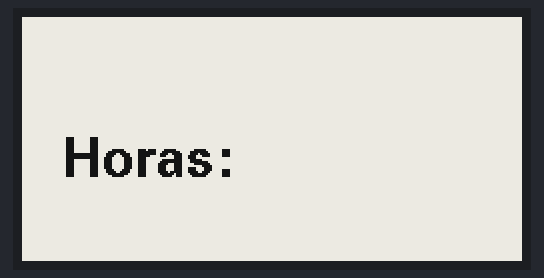
Recording of a sketch running on a simulated Arduino MKR. On the bench: 250×122 one-colour display. The local clock reads 2024-03-15 10:24:30 at power-on unless the sketch sets it.

Above: at 2.3 s.

The sketch:

partial_updates_gxepd2_try2.ino
```cpp
#define ENABLE_GxEPD2_GFX 0
#include <GxEPD2_BW.h> // including both doesn't use more code or ram
#include <GxEPD2_3C.h> // including both doesn't use more code or ram
#include <U8g2_for_Adafruit_GFX.h>

//if you have another microcontroller or another e-ink display module you have to change the following line
GxEPD2_BW<GxEPD2_213_B72, GxEPD2_213_B72::HEIGHT> display(GxEPD2_213_B72(/*CS=D8*/ 1, /*DC=D3*/ 2, /*RST=D4*/ 3, /*BUSY=D2*/ 4)); // GDEH0213B72 122x250, SSD1675A (IL3897)

U8G2_FOR_ADAFRUIT_GFX u8g2Fonts;

#include <RTCZero.h>//get the library here > https://github.com/arduino-libraries/RTCZero
#include "ArduinoLowPower.h"//get library here > https://github.com/arduino-libraries/ArduinoLowPower

RTCZero rtc;//Create an RTCZero object

int currentSeconds ;
int currentMinutes;
int currentHours;
int totalSeconds;


void setup()
{

    display.init(0, true, 2,false); // inicialização total mais completa do display
    display.setTextColor(GxEPD_BLACK);
    display.firstPage();
    display.setRotation(3);

    u8g2Fonts.begin(display); // connect u8g2 procedures to Adafruit GFX


    uint16_t bg = GxEPD_WHITE;
    uint16_t fg = GxEPD_BLACK;
    u8g2Fonts.setForegroundColor(fg);         // apply Adafruit GFX color
    u8g2Fonts.setBackgroundColor(bg);

  rtc.begin(); //initialize RTC 24H format
  rtc.setDate(8, 1, 24);
  rtc.setTime(10, 45, 0);


   display.fillScreen(GxEPD_WHITE);

   u8g2Fonts.setFont(u8g2_font_fub20_tr);   //font is set
   u8g2Fonts.setCursor(20, 80);             //cursor(x,y)
   u8g2Fonts.print("Horas: ");   //print the text
   display.nextPage();

}


void loop() {

    currentSeconds = rtc.getSeconds();
    currentMinutes = rtc.getMinutes();
    currentHours = rtc.getHours();

    totalSeconds = currentHours * 3600 + currentMinutes * 60 + currentSeconds;
    totalSeconds += 15; // Incrementa 15 segundos + 4
    currentHours = totalSeconds / 3600;
    currentMinutes = (totalSeconds % 3600) / 60;
    currentSeconds = totalSeconds % 60;
    rtc.setAlarmTime(currentHours, currentMinutes, currentSeconds);
    rtc.attachInterrupt(alarmMatch);
    rtc.enableAlarm(rtc.MATCH_HHMMSS);

  display.end();
  LowPower.deepSleep();

  rtc.disableAlarm();

  }


void alarmMatch()
{
   display.init(0, true, 2,false);
   display.setPartialWindow(115, 50, 200, 40);
   display.firstPage();
   display.fillScreen(GxEPD_WHITE);
   u8g2Fonts.setCursor(120, 80);
   u8g2Fonts.print(rtc.getHours());
   u8g2Fonts.print(" : ");
   u8g2Fonts.print(rtc.getMinutes());
   u8g2Fonts.print(" : ");
   u8g2Fonts.print(rtc.getSeconds());
   display.nextPage();
   display.hibernate();
}
```
